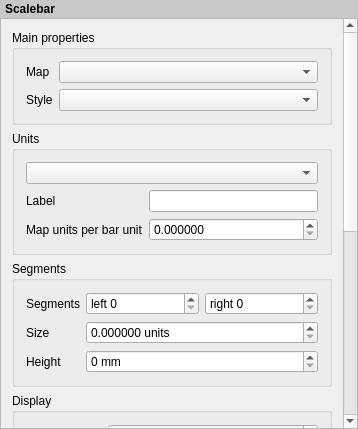
<?xml version="1.0" encoding="UTF-8"?>
<ui version="4.0">
 <class>QgsComposerScaleBarWidgetBase</class>
 <widget class="QWidget" name="QgsComposerScaleBarWidgetBase">
  <property name="geometry">
   <rect>
    <x>0</x>
    <y>0</y>
    <width>358</width>
    <height>429</height>
   </rect>
  </property>
  <property name="sizePolicy">
   <sizepolicy hsizetype="Expanding" vsizetype="Expanding">
    <horstretch>0</horstretch>
    <verstretch>0</verstretch>
   </sizepolicy>
  </property>
  <property name="windowTitle">
   <string>Barscale Options</string>
  </property>
  <layout class="QVBoxLayout" name="verticalLayout">
   <property name="spacing">
    <number>0</number>
   </property>
   <property name="margin">
    <number>0</number>
   </property>
   <item>
    <widget class="QLabel" name="label_5">
     <property name="sizePolicy">
      <sizepolicy hsizetype="Preferred" vsizetype="Maximum">
       <horstretch>0</horstretch>
       <verstretch>0</verstretch>
      </sizepolicy>
     </property>
     <property name="styleSheet">
      <string notr="true">padding: 2px; font-weight: bold; background-color: rgb(200, 200, 200);</string>
     </property>
     <property name="text">
      <string>Scalebar</string>
     </property>
    </widget>
   </item>
   <item>
    <widget class="QScrollArea" name="scrollArea">
     <property name="widgetResizable">
      <bool>true</bool>
     </property>
     <widget class="QWidget" name="scrollAreaWidgetContents">
      <property name="geometry">
       <rect>
        <x>0</x>
        <y>-73</y>
        <width>340</width>
        <height>819</height>
       </rect>
      </property>
      <layout class="QVBoxLayout" name="mainLayout">
       <item>
        <widget class="QgsCollapsibleGroupBoxBasic" name="groupBox">
         <property name="focusPolicy">
          <enum>Qt::StrongFocus</enum>
         </property>
         <property name="title">
          <string>Main properties</string>
         </property>
         <property name="syncGroup" stdset="0">
          <string notr="true">composeritem</string>
         </property>
         <property name="collapsed" stdset="0">
          <bool>false</bool>
         </property>
         <layout class="QGridLayout" name="gridLayout" columnstretch="0,1">
          <item row="0" column="0">
           <widget class="QLabel" name="mMapLabel">
            <property name="sizePolicy">
             <sizepolicy hsizetype="Expanding" vsizetype="Fixed">
              <horstretch>0</horstretch>
              <verstretch>0</verstretch>
             </sizepolicy>
            </property>
            <property name="text">
             <string>Map</string>
            </property>
            <property name="wordWrap">
             <bool>true</bool>
            </property>
            <property name="buddy">
             <cstring>mMapComboBox</cstring>
            </property>
           </widget>
          </item>
          <item row="0" column="1">
           <widget class="QComboBox" name="mMapComboBox">
            <property name="enabled">
             <bool>true</bool>
            </property>
            <property name="sizePolicy">
             <sizepolicy hsizetype="Expanding" vsizetype="Fixed">
              <horstretch>0</horstretch>
              <verstretch>0</verstretch>
             </sizepolicy>
            </property>
           </widget>
          </item>
          <item row="1" column="0">
           <widget class="QLabel" name="mStyleLabel">
            <property name="text">
             <string>Style</string>
            </property>
            <property name="buddy">
             <cstring>mStyleComboBox</cstring>
            </property>
           </widget>
          </item>
          <item row="1" column="1">
           <widget class="QComboBox" name="mStyleComboBox"/>
          </item>
         </layout>
        </widget>
       </item>
       <item>
        <widget class="QgsCollapsibleGroupBoxBasic" name="mGroupBoxUnits">
         <property name="focusPolicy">
          <enum>Qt::StrongFocus</enum>
         </property>
         <property name="title">
          <string>Units</string>
         </property>
         <property name="syncGroup" stdset="0">
          <string notr="true">composeritem</string>
         </property>
         <property name="collapsed" stdset="0">
          <bool>false</bool>
         </property>
         <layout class="QGridLayout" name="gridLayout_2" columnstretch="0,1">
          <item row="1" column="0">
           <widget class="QLabel" name="mUnitLabelLabel">
            <property name="text">
             <string>Label</string>
            </property>
            <property name="wordWrap">
             <bool>true</bool>
            </property>
            <property name="buddy">
             <cstring>mUnitLabelLineEdit</cstring>
            </property>
           </widget>
          </item>
          <item row="1" column="1">
           <widget class="QLineEdit" name="mUnitLabelLineEdit"/>
          </item>
          <item row="2" column="0">
           <widget class="QLabel" name="mMapUnitsPerBarUnitLabel">
            <property name="text">
             <string>Map units per bar unit</string>
            </property>
            <property name="wordWrap">
             <bool>false</bool>
            </property>
            <property name="buddy">
             <cstring>mMapUnitsPerBarUnitSpinBox</cstring>
            </property>
           </widget>
          </item>
          <item row="2" column="1">
           <widget class="QgsDoubleSpinBox" name="mMapUnitsPerBarUnitSpinBox">
            <property name="decimals">
             <number>6</number>
            </property>
            <property name="maximum">
             <double>9999999999999.000000000000000</double>
            </property>
            <property name="showClearButton">
             <bool>false</bool>
            </property>
           </widget>
          </item>
          <item row="0" column="0" colspan="2">
           <widget class="QComboBox" name="mUnitsComboBox"/>
          </item>
         </layout>
        </widget>
       </item>
       <item>
        <widget class="QgsCollapsibleGroupBoxBasic" name="mGroupBoxSegments">
         <property name="focusPolicy">
          <enum>Qt::StrongFocus</enum>
         </property>
         <property name="title">
          <string>Segments</string>
         </property>
         <property name="syncGroup" stdset="0">
          <string notr="true">composeritem</string>
         </property>
         <property name="collapsed" stdset="0">
          <bool>false</bool>
         </property>
         <layout class="QGridLayout" name="gridLayout_3" columnstretch="0,1">
          <item row="0" column="0">
           <widget class="QLabel" name="mSegmentLabel">
            <property name="text">
             <string>Segments</string>
            </property>
           </widget>
          </item>
          <item row="0" column="1">
           <layout class="QHBoxLayout" name="horizontalLayout">
            <item>
             <widget class="QgsSpinBox" name="mSegmentsLeftSpinBox">
              <property name="suffix">
               <string/>
              </property>
              <property name="prefix">
               <string>left </string>
              </property>
             </widget>
            </item>
            <item>
             <widget class="QgsSpinBox" name="mNumberOfSegmentsSpinBox">
              <property name="suffix">
               <string/>
              </property>
              <property name="prefix">
               <string>right </string>
              </property>
              <property name="value">
               <number>0</number>
              </property>
             </widget>
            </item>
           </layout>
          </item>
          <item row="1" column="0">
           <widget class="QLabel" name="mSegmentSizeLabel">
            <property name="text">
             <string>Size</string>
            </property>
            <property name="wordWrap">
             <bool>true</bool>
            </property>
            <property name="buddy">
             <cstring>mSegmentSizeSpinBox</cstring>
            </property>
           </widget>
          </item>
          <item row="1" column="1">
           <widget class="QgsDoubleSpinBox" name="mSegmentSizeSpinBox">
            <property name="suffix">
             <string> units</string>
            </property>
            <property name="decimals">
             <number>6</number>
            </property>
            <property name="maximum">
             <double>9999999999999.000000000000000</double>
            </property>
            <property name="showClearButton">
             <bool>false</bool>
            </property>
           </widget>
          </item>
          <item row="2" column="0">
           <widget class="QLabel" name="label">
            <property name="text">
             <string>Height</string>
            </property>
           </widget>
          </item>
          <item row="2" column="1">
           <widget class="QgsSpinBox" name="mHeightSpinBox">
            <property name="suffix">
             <string> mm</string>
            </property>
            <property name="prefix">
             <string/>
            </property>
            <property name="showClearButton">
             <bool>false</bool>
            </property>
           </widget>
          </item>
         </layout>
        </widget>
       </item>
       <item>
        <widget class="QgsCollapsibleGroupBoxBasic" name="groupBox_5">
         <property name="focusPolicy">
          <enum>Qt::StrongFocus</enum>
         </property>
         <property name="title">
          <string>Display</string>
         </property>
         <property name="syncGroup" stdset="0">
          <string notr="true">composeritem</string>
         </property>
         <property name="collapsed" stdset="0">
          <bool>true</bool>
         </property>
         <layout class="QGridLayout" name="gridLayout_4" columnstretch="0,1">
          <item row="0" column="0">
           <widget class="QLabel" name="label_4">
            <property name="text">
             <string>Box margin</string>
            </property>
           </widget>
          </item>
          <item row="0" column="1">
           <widget class="QgsDoubleSpinBox" name="mBoxSizeSpinBox">
            <property name="prefix">
             <string/>
            </property>
            <property name="suffix">
             <string> mm</string>
            </property>
           </widget>
          </item>
          <item row="1" column="0">
           <widget class="QLabel" name="label_2">
            <property name="text">
             <string>Labels margin</string>
            </property>
           </widget>
          </item>
          <item row="1" column="1">
           <widget class="QgsDoubleSpinBox" name="mLabelBarSpaceSpinBox">
            <property name="prefix">
             <string/>
            </property>
            <property name="suffix">
             <string> mm</string>
            </property>
           </widget>
          </item>
          <item row="2" column="0">
           <widget class="QLabel" name="label_3">
            <property name="text">
             <string>Line width</string>
            </property>
           </widget>
          </item>
          <item row="2" column="1">
           <widget class="QgsDoubleSpinBox" name="mLineWidthSpinBox">
            <property name="sizePolicy">
             <sizepolicy hsizetype="Expanding" vsizetype="Fixed">
              <horstretch>0</horstretch>
              <verstretch>0</verstretch>
             </sizepolicy>
            </property>
            <property name="prefix">
             <string/>
            </property>
            <property name="suffix">
             <string> mm</string>
            </property>
            <property name="minimum">
             <double>0.010000000000000</double>
            </property>
            <property name="singleStep">
             <double>0.100000000000000</double>
            </property>
            <property name="value">
             <double>0.200000000000000</double>
            </property>
            <property name="showClearButton">
             <bool>false</bool>
            </property>
           </widget>
          </item>
          <item row="3" column="0">
           <widget class="QLabel" name="label_8">
            <property name="text">
             <string>Join style</string>
            </property>
           </widget>
          </item>
          <item row="3" column="1">
           <widget class="QgsPenJoinStyleComboBox" name="mLineJoinStyleCombo"/>
          </item>
          <item row="4" column="0">
           <widget class="QLabel" name="label_6">
            <property name="text">
             <string>Cap style</string>
            </property>
           </widget>
          </item>
          <item row="4" column="1">
           <widget class="QgsPenCapStyleComboBox" name="mLineCapStyleCombo"/>
          </item>
          <item row="5" column="0">
           <widget class="QLabel" name="mAlignmentLabel">
            <property name="text">
             <string>Alignment</string>
            </property>
           </widget>
          </item>
          <item row="5" column="1">
           <widget class="QComboBox" name="mAlignmentComboBox"/>
          </item>
         </layout>
        </widget>
       </item>
       <item>
        <widget class="QgsCollapsibleGroupBoxBasic" name="groupBox_4">
         <property name="focusPolicy">
          <enum>Qt::StrongFocus</enum>
         </property>
         <property name="title">
          <string>Fonts and colors</string>
         </property>
         <property name="syncGroup" stdset="0">
          <string notr="true">composeritem</string>
         </property>
         <property name="collapsed" stdset="0">
          <bool>true</bool>
         </property>
         <layout class="QGridLayout" name="gridLayout_5" columnstretch="0,1">
          <item row="1" column="0">
           <widget class="QLabel" name="label_7">
            <property name="text">
             <string>Font color</string>
            </property>
           </widget>
          </item>
          <item row="1" column="1">
           <layout class="QHBoxLayout" name="horizontalLayout_2">
            <item>
             <widget class="QgsColorButtonV2" name="mFontColorButton">
              <property name="minimumSize">
               <size>
                <width>120</width>
                <height>0</height>
               </size>
              </property>
              <property name="maximumSize">
               <size>
                <width>120</width>
                <height>16777215</height>
               </size>
              </property>
              <property name="text">
               <string/>
              </property>
             </widget>
            </item>
            <item>
             <spacer name="horizontalSpacer">
              <property name="orientation">
               <enum>Qt::Horizontal</enum>
              </property>
              <property name="sizeHint" stdset="0">
               <size>
                <width>40</width>
                <height>20</height>
               </size>
              </property>
             </spacer>
            </item>
           </layout>
          </item>
          <item row="2" column="0">
           <widget class="QLabel" name="label_9">
            <property name="text">
             <string>Fill color</string>
            </property>
           </widget>
          </item>
          <item row="2" column="1">
           <layout class="QHBoxLayout" name="horizontalLayout_3">
            <item>
             <widget class="QgsColorButtonV2" name="mFillColorButton">
              <property name="minimumSize">
               <size>
                <width>120</width>
                <height>0</height>
               </size>
              </property>
              <property name="maximumSize">
               <size>
                <width>120</width>
                <height>16777215</height>
               </size>
              </property>
              <property name="text">
               <string/>
              </property>
             </widget>
            </item>
            <item>
             <spacer name="horizontalSpacer_2">
              <property name="orientation">
               <enum>Qt::Horizontal</enum>
              </property>
              <property name="sizeHint" stdset="0">
               <size>
                <width>40</width>
                <height>20</height>
               </size>
              </property>
             </spacer>
            </item>
           </layout>
          </item>
          <item row="3" column="0">
           <widget class="QLabel" name="label_10">
            <property name="text">
             <string>Secondary fill color</string>
            </property>
           </widget>
          </item>
          <item row="3" column="1">
           <layout class="QHBoxLayout" name="horizontalLayout_4">
            <item>
             <widget class="QgsColorButtonV2" name="mFillColor2Button">
              <property name="minimumSize">
               <size>
                <width>120</width>
                <height>0</height>
               </size>
              </property>
              <property name="maximumSize">
               <size>
                <width>120</width>
                <height>16777215</height>
               </size>
              </property>
              <property name="text">
               <string/>
              </property>
             </widget>
            </item>
            <item>
             <spacer name="horizontalSpacer_3">
              <property name="orientation">
               <enum>Qt::Horizontal</enum>
              </property>
              <property name="sizeHint" stdset="0">
               <size>
                <width>40</width>
                <height>20</height>
               </size>
              </property>
             </spacer>
            </item>
           </layout>
          </item>
          <item row="4" column="0">
           <widget class="QLabel" name="label_11">
            <property name="text">
             <string>Stroke color</string>
            </property>
           </widget>
          </item>
          <item row="4" column="1">
           <layout class="QHBoxLayout" name="horizontalLayout_5">
            <item>
             <widget class="QgsColorButtonV2" name="mStrokeColorButton">
              <property name="minimumSize">
               <size>
                <width>120</width>
                <height>0</height>
               </size>
              </property>
              <property name="maximumSize">
               <size>
                <width>120</width>
                <height>16777215</height>
               </size>
              </property>
              <property name="text">
               <string/>
              </property>
             </widget>
            </item>
            <item>
             <spacer name="horizontalSpacer_4">
              <property name="orientation">
               <enum>Qt::Horizontal</enum>
              </property>
              <property name="sizeHint" stdset="0">
               <size>
                <width>40</width>
                <height>20</height>
               </size>
              </property>
             </spacer>
            </item>
           </layout>
          </item>
          <item row="0" column="0" colspan="2">
           <widget class="QPushButton" name="mFontButton">
            <property name="sizePolicy">
             <sizepolicy hsizetype="Preferred" vsizetype="Fixed">
              <horstretch>0</horstretch>
              <verstretch>0</verstretch>
             </sizepolicy>
            </property>
            <property name="text">
             <string>Font...</string>
            </property>
           </widget>
          </item>
         </layout>
        </widget>
       </item>
      </layout>
     </widget>
    </widget>
   </item>
  </layout>
 </widget>
 <layoutdefault spacing="6" margin="11"/>
 <customwidgets>
  <customwidget>
   <class>QgsColorButtonV2</class>
   <extends>QToolButton</extends>
   <header>qgscolorbuttonv2.h</header>
   <container>1</container>
  </customwidget>
  <customwidget>
   <class>QgsDoubleSpinBox</class>
   <extends>QDoubleSpinBox</extends>
   <header>qgsdoublespinbox.h</header>
  </customwidget>
  <customwidget>
   <class>QgsSpinBox</class>
   <extends>QSpinBox</extends>
   <header>qgsspinbox.h</header>
  </customwidget>
  <customwidget>
   <class>QgsPenJoinStyleComboBox</class>
   <extends>QComboBox</extends>
   <header>qgspenstylecombobox.h</header>
  </customwidget>
  <customwidget>
   <class>QgsPenCapStyleComboBox</class>
   <extends>QComboBox</extends>
   <header>qgspenstylecombobox.h</header>
  </customwidget>
  <customwidget>
   <class>QgsCollapsibleGroupBoxBasic</class>
   <extends>QGroupBox</extends>
   <header location="global">qgscollapsiblegroupbox.h</header>
   <container>1</container>
  </customwidget>
 </customwidgets>
 <tabstops>
  <tabstop>scrollArea</tabstop>
  <tabstop>groupBox</tabstop>
  <tabstop>mMapComboBox</tabstop>
  <tabstop>mStyleComboBox</tabstop>
  <tabstop>mGroupBoxUnits</tabstop>
  <tabstop>mUnitsComboBox</tabstop>
  <tabstop>mUnitLabelLineEdit</tabstop>
  <tabstop>mMapUnitsPerBarUnitSpinBox</tabstop>
  <tabstop>mGroupBoxSegments</tabstop>
  <tabstop>mSegmentsLeftSpinBox</tabstop>
  <tabstop>mNumberOfSegmentsSpinBox</tabstop>
  <tabstop>mSegmentSizeSpinBox</tabstop>
  <tabstop>mHeightSpinBox</tabstop>
  <tabstop>groupBox_5</tabstop>
  <tabstop>mBoxSizeSpinBox</tabstop>
  <tabstop>mLabelBarSpaceSpinBox</tabstop>
  <tabstop>mLineWidthSpinBox</tabstop>
  <tabstop>mLineJoinStyleCombo</tabstop>
  <tabstop>mLineCapStyleCombo</tabstop>
  <tabstop>mAlignmentComboBox</tabstop>
  <tabstop>groupBox_4</tabstop>
  <tabstop>mFontButton</tabstop>
  <tabstop>mFontColorButton</tabstop>
  <tabstop>mFillColorButton</tabstop>
  <tabstop>mFillColor2Button</tabstop>
  <tabstop>mStrokeColorButton</tabstop>
 </tabstops>
 <resources/>
 <connections/>
</ui>
